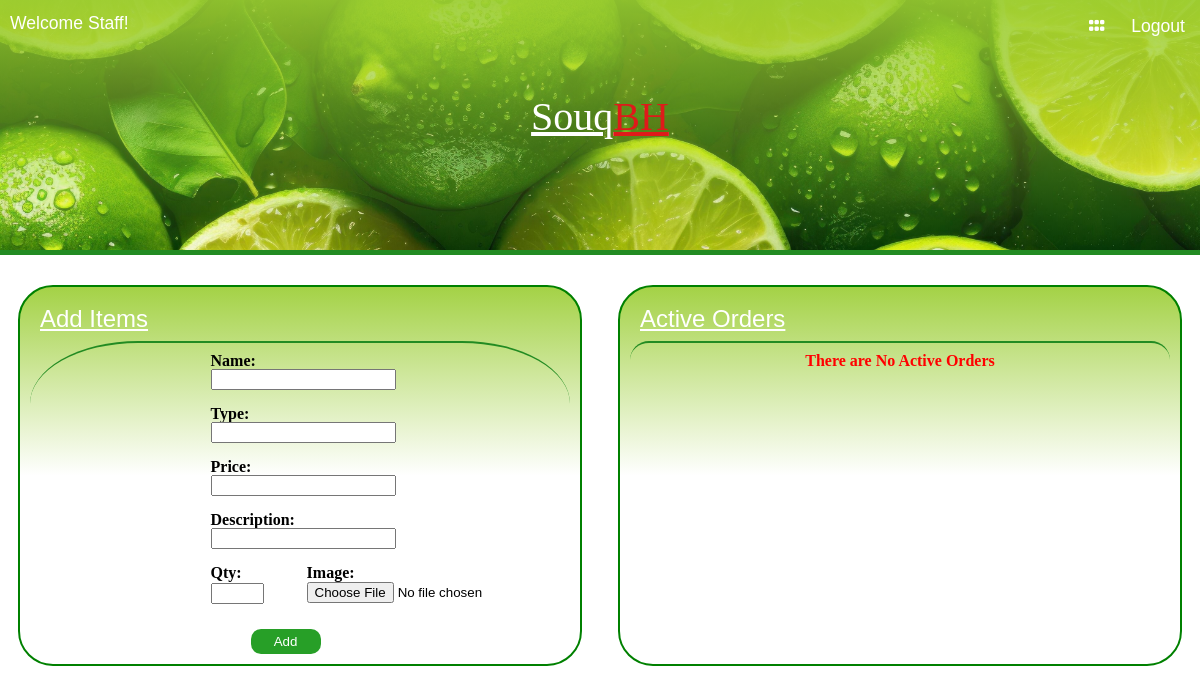
The app's page /ITCS333Project/staff/staffmain.php, older data.
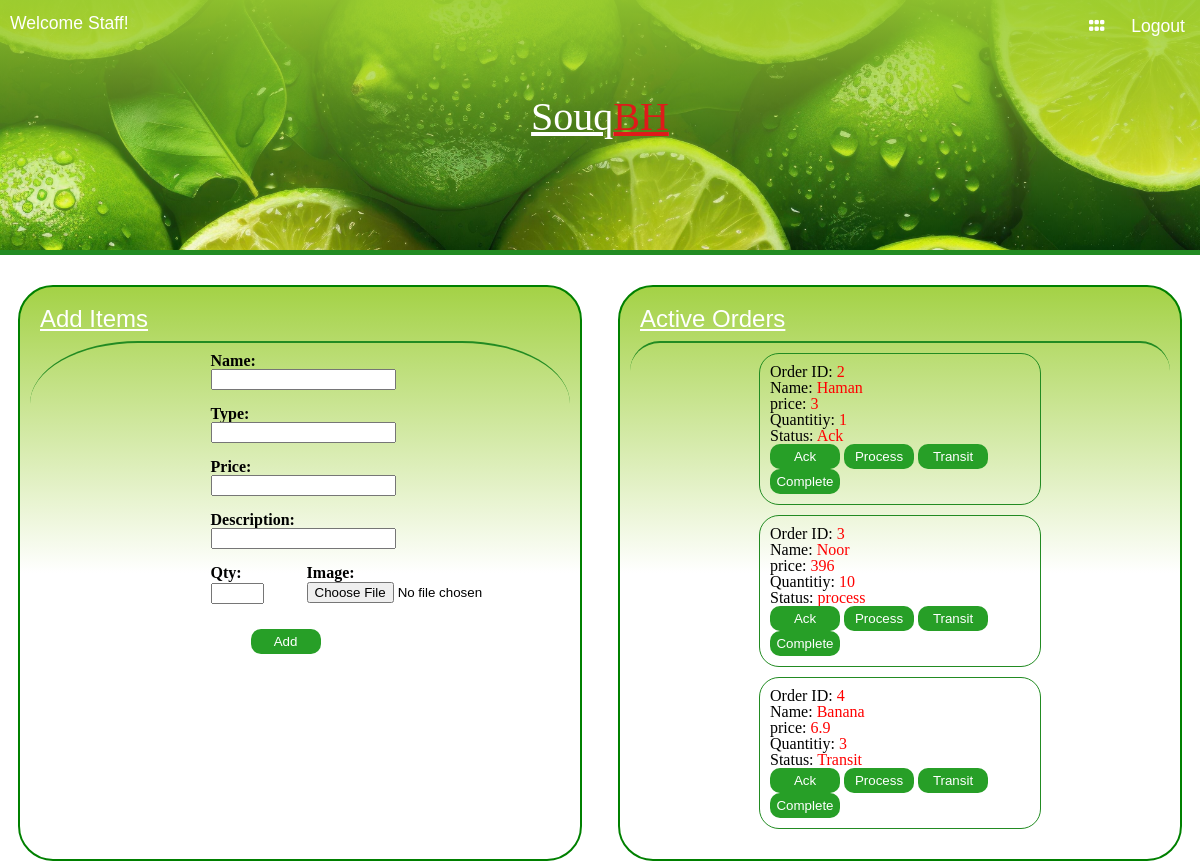
The same page, newer data.
### tables this page shows
CREATE TABLE `orders` (
  `oid` int(4) NOT NULL,
  `uid` int(4) NOT NULL,
  `addressid` int(4) NOT NULL,
  `date/time` date NOT NULL,
  `status` varchar(50) NOT NULL
);

CREATE TABLE `product` (
  `pid` int(4) NOT NULL,
  `type` varchar(30) NOT NULL,
  `stock` int(4) NOT NULL,
  `picture` text NOT NULL,
  `pname` varchar(50) NOT NULL,
  `description` text NOT NULL,
  `price` float NOT NULL
);

CREATE TABLE `orderitem` (
  `id` int(4) NOT NULL,
  `oid` int(4) NOT NULL,
  `pid` int(4) NOT NULL,
  `qty` int(4) NOT NULL,
  `price` float NOT NULL
);

### ITCS333Project/staff/staffmain.php (the view, shortened to what the changed rows need)
<!DOCTYPE html>
<html lang="en">
<head>
    <link rel="stylesheet" href="../reset.css">
    <link rel="stylesheet" href="staff.css">
    <link rel="stylesheet" href="https://cdnjs.cloudflare.com/ajax/libs/font-awesome/6.5.2/css/all.min.css">
</head>
<body>
    <div class="container">
        <div class="header-container">
            <header class="mainheader">
                <div class="staffmaintitle">
                    <h1>Souq<span>BH</span></h1>
                </div>
            </header>
        </div>
        <div class="main2">
            <div class="mainbox box2">
                <div class="infobox2">
                    <?php
                    try {
                        require ('../connection.php');
                        $sql = "SELECT * FROM orders";
                        $stmt = $db->prepare($sql);
                        $status = $stmt->execute();
                        $rows = $stmt->fetchAll(PDO::FETCH_ASSOC);
                        if ($status && $stmt->rowCount() == 0) {
                            echo "<h3 style = 'color:red; text-align: center; font-weight: 900;'>There are No Active Orders</h3>";
                        } else {
                            $stmt2 = $db->prepare("SELECT pname,price,stock FROM product WHERE pid=:id");
                            $stmt2->bindParam(':id', $productID);
                            $stmt3 = $db->prepare("SELECT pid,qty,price From orderitem WHERE oid=:orderID");
                            $stmt3->bindParam(':orderID', $ordID);
                            foreach ($rows as $r) {
                                if ($r['status'] != 'Complete') {
                                    $stmt3->execute();
                                    $ordItem = $stmt3->fetch(PDO::FETCH_ASSOC);
                                    $stmt2->execute();
                                    $prow = $stmt2->Fetch(PDO::FETCH_ASSOC);
                                    ?>
                                    <div class="subbox2">
                                        <div class="boxheader">
                                            <p>Order ID: <span class="detailsSpan"><?php echo $r['oid']; ?></span></p>
                                        </div>
                                        <div class="boxinfo">
                                            <p>Name: <span class="detailsSpan"><?php echo $prow['pname']; ?></span>
                                                <br>price: <span class="detailsSpan"><?php echo $ordItem['price']; ?></span>
                                                <br>Quantitiy: <span class="detailsSpan"><?php echo $ordItem['qty']; ?></span>
                                            </p>
                                        </div>
                                        <div class="boxfooter">
                                            <p>Status: <span class="detailsSpan"><?php echo $r['status']; ?></span></p>
                                            <form method="post">
                                                <input type="submit" name='sb' value="Ack">
                                                <input type="submit" name='sb' value="Process">
                                                <input type="submit" name='sb' value="Transit">
                                                <input type="submit" name='sb' value="Complete">
                                            </form>
                                        </div>
                                    </div>
                                    <?php
                                }
                            }
                        }
                    } catch (PDOException $e) {
                        die("ERROR: " . $e->getMessage());
                    } ?>
                </div>
            </div>
        </div>
    </div>
</body>
</html>

Row changes from the older to the newer data that the page shows:
added orders: oid "2", product.pname "Haman", orderitem.price "3", orderitem.qty "1", status "Ack"
added orders: oid "3", product.pname "Noor", orderitem.price "396", orderitem.qty "10", status "process"
added orders: oid "4", product.pname "Banana", orderitem.price "6.9", orderitem.qty "3", status "Transit"
Text that changed along with them:
text no longer shown: "There are No Active Orders"
